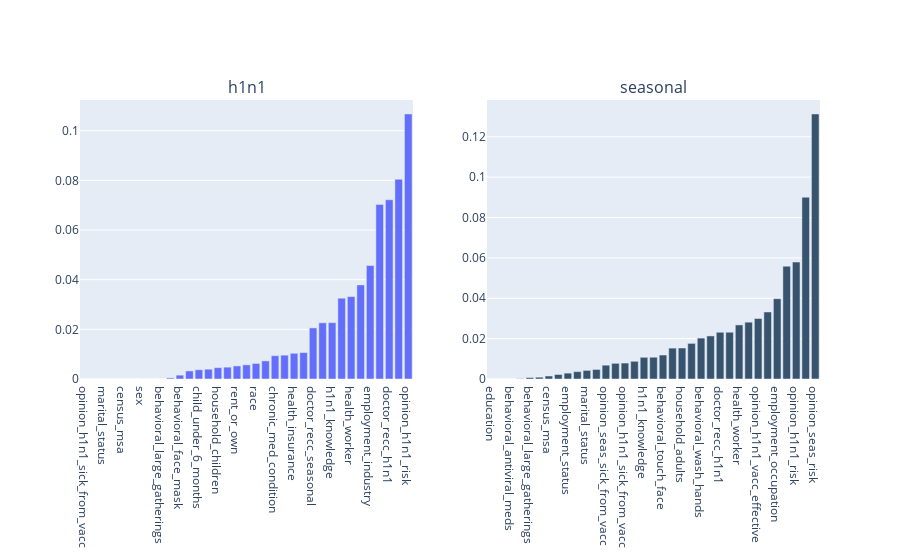

Write notebook code for a chart like this one.
### Markdown cell above
#### Plot

### Code cell
fig = make_subplots(rows=1, cols=2,
                    subplot_titles=("h1n1", "seasonal"))

df_mi.sort_values('h1n1_vaccine', inplace=True)
fig.add_trace(
    go.Bar(y=df_mi['h1n1_vaccine'], x=df_mi.index, name='h1n1'),
    row=1, col=1
)

df_mi.sort_values('seasonal_vaccine', inplace=True)
fig.add_trace(
    go.Bar(y=df_mi['seasonal_vaccine'], x=df_mi.index, name='seasonal', marker_color='rgb(55, 83, 109)'),
    row=1, col=2
)

fig.update_layout(showlegend=False)
fig.show()

### Figure 1 — Plotly figure (JSON) as saved in the notebook; plotly's stock layout.template omitted (floating-point values rounded to 4 significant figures)
{"data": [{"name": "h1n1", "type": "bar", "x": ["opinion_h1n1_sick_from_vacc", "education", "marital_status", "hhs_geo_region", "census_msa", "behavioral_outside_home", "sex", "behavioral_antiviral_meds", "behavioral_large_gatherings", "behavioral_wash_hands", "behavioral_face_mask", "income_poverty", "child_under_6_months", "household_adults", "household_children", "employment_status", "rent_or_own", "opinion_seas_sick_from_vacc", "race", "behavioral_touch_face", "chronic_med_condition", "age_group", "health_insurance", "behavioral_avoidance", "doctor_recc_seasonal", "h1n1_concern", "h1n1_knowledge", "employment_occupation", "health_worker", "opinion_seas_vacc_effective", "employment_industry", "opinion_h1n1_vacc_effective", "doctor_recc_h1n1", "opinion_seas_risk", "opinion_h1n1_risk"], "xaxis": "x", "y": [0, 0, 0, 0, 0, 0, 0, 0, 0, 0.0004404, 0.001556, 0.003251, 0.003725, 0.003942, 0.004572, 0.004772, 0.005269, 0.005696, 0.006271, 0.00729, 0.009389, 0.009596, 0.01036, 0.01064, 0.02058, 0.02263, 0.0227, 0.03254, 0.0332, 0.0379, 0.04569, 0.07032, 0.07219, 0.08044, 0.1067], "yaxis": "y"}, {"marker": {"color": "rgb(55, 83, 109)"}, "name": "seasonal", "type": "bar", "x": ["education", "hhs_geo_region", "behavioral_antiviral_meds", "behavioral_avoidance", "behavioral_large_gatherings", "behavioral_outside_home", "census_msa", "household_children", "employment_status", "child_under_6_months", "marital_status", "race", "opinion_seas_sick_from_vacc", "chronic_med_condition", "opinion_h1n1_sick_from_vacc", "rent_or_own", "h1n1_knowledge", "sex", "behavioral_touch_face", "behavioral_face_mask", "household_adults", "income_poverty", "behavioral_wash_hands", "age_group", "doctor_recc_h1n1", "h1n1_concern", "health_worker", "health_insurance", "opinion_h1n1_vacc_effective", "employment_industry", "employment_occupation", "doctor_recc_seasonal", "opinion_h1n1_risk", "opinion_seas_vacc_effective", "opinion_seas_risk"], "xaxis": "x2", "y": [0, 0, 0, 0.0001453, 0.000709, 0.0008925, 0.001483, 0.002235, 0.002906, 0.003659, 0.004267, 0.004728, 0.006843, 0.007763, 0.007894, 0.008775, 0.01074, 0.01079, 0.01188, 0.0153, 0.01535, 0.01764, 0.02027, 0.02134, 0.02316, 0.02317, 0.02678, 0.02815, 0.02997, 0.0332, 0.03978, 0.05588, 0.05793, 0.09008, 0.1313], "yaxis": "y2"}], "layout": {"annotations": [{"font": {"size": 16}, "showarrow": false, "text": "h1n1", "x": 0.225, "xanchor": "center", "xref": "paper", "y": 1, "yanchor": "bottom", "yref": "paper"}, {"font": {"size": 16}, "showarrow": false, "text": "seasonal", "x": 0.775, "xanchor": "center", "xref": "paper", "y": 1, "yanchor": "bottom", "yref": "paper"}], "showlegend": false, "xaxis": {"anchor": "y", "domain": [0, 0.45]}, "xaxis2": {"anchor": "y2", "domain": [0.55, 1]}, "yaxis": {"anchor": "x", "domain": [0, 1]}, "yaxis2": {"anchor": "x2", "domain": [0, 1]}}}
